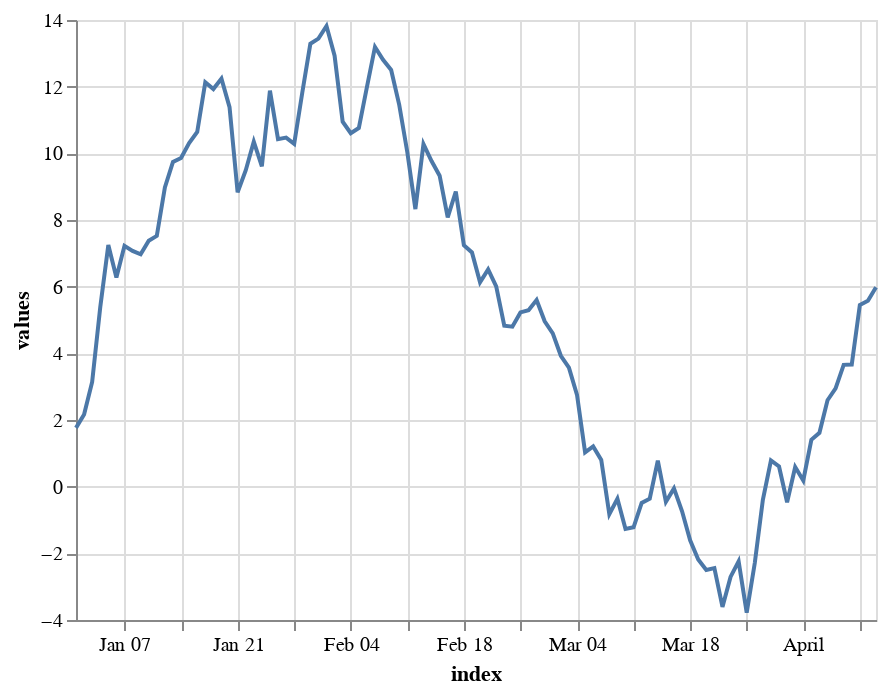

Source (notebook cell):
### Code cell
# including index data

rand = np.random.RandomState(0)

data = pd.DataFrame({'values':rand.randn(100).cumsum()},index=pd.date_range('2018',freq='D',
                                                                          periods=100))
data.head(5)

alt.Chart(data.reset_index()).mark_line().encode(x='index:T',y='values:Q')

### Figure 1 — Vega-Lite specification as saved in the notebook (floating-point values rounded to 4 significant figures)
{"config": {"view": {"continuousWidth": 400, "continuousHeight": 300}}, "data": {"name": "data-a958ef497049ed3fe85fd4835133ac35"}, "mark": "line", "encoding": {"x": {"field": "index", "type": "temporal"}, "y": {"field": "values", "type": "quantitative"}}, "$schema": "https://vega.github.io/schema/vega-lite/v4.17.0.json", "datasets": {"data-a958ef497049ed3fe85fd4835133ac35": [{"index": "2018-01-01T00:00:00", "values": 1.764}, {"index": "2018-01-02T00:00:00", "values": 2.164}, {"index": "2018-01-03T00:00:00", "values": 3.143}, {"index": "2018-01-04T00:00:00", "values": 5.384}, {"index": "2018-01-05T00:00:00", "values": 7.251}, {"index": "2018-01-06T00:00:00", "values": 6.274}, {"index": "2018-01-07T00:00:00", "values": 7.224}, {"index": "2018-01-08T00:00:00", "values": 7.073}, {"index": "2018-01-09T00:00:00", "values": 6.97}, {"index": "2018-01-10T00:00:00", "values": 7.38}, {"index": "2018-01-11T00:00:00", "values": 7.524}, {"index": "2018-01-12T00:00:00", "values": 8.979}, {"index": "2018-01-13T00:00:00", "values": 9.74}, {"index": "2018-01-14T00:00:00", "values": 9.861}, {"index": "2018-01-15T00:00:00", "values": 10.31}, {"index": "2018-01-16T00:00:00", "values": 10.64}, {"index": "2018-01-17T00:00:00", "values": 12.13}, {"index": "2018-01-18T00:00:00", "values": 11.93}, {"index": "2018-01-19T00:00:00", "values": 12.24}, {"index": "2018-01-20T00:00:00", "values": 11.39}, {"index": "2018-01-21T00:00:00", "values": 8.834}, {"index": "2018-01-22T00:00:00", "values": 9.487}, {"index": "2018-01-23T00:00:00", "values": 10.35}, {"index": "2018-01-24T00:00:00", "values": 9.61}, {"index": "2018-01-25T00:00:00", "values": 11.88}, {"index": "2018-01-26T00:00:00", "values": 10.42}, {"index": "2018-01-27T00:00:00", "values": 10.47}, {"index": "2018-01-28T00:00:00", "values": 10.28}, {"index": "2018-01-29T00:00:00", "values": 11.82}, {"index": "2018-01-30T00:00:00", "values": 13.29}, {"index": "2018-01-31T00:00:00", "values": 13.44}, {"index": "2018-02-01T00:00:00", "values": 13.82}, {"index": "2018-02-02T00:00:00", "values": 12.93}, {"index": "2018-02-03T00:00:00", "values": 10.95}, {"index": "2018-02-04T00:00:00", "values": 10.6}, {"index": "2018-02-05T00:00:00", "values": 10.76}, {"index": "2018-02-06T00:00:00", "values": 11.99}, {"index": "2018-02-07T00:00:00", "values": 13.19}, {"index": "2018-02-08T00:00:00", "values": 12.8}, {"index": "2018-02-09T00:00:00", "values": 12.5}, {"index": "2018-02-10T00:00:00", "values": 11.45}, {"index": "2018-02-11T00:00:00", "values": 10.03}, {"index": "2018-02-12T00:00:00", "values": 8.327}, {"index": "2018-02-13T00:00:00", "values": 10.28}, {"index": "2018-02-14T00:00:00", "values": 9.768}, {"index": "2018-02-15T00:00:00", "values": 9.33}, {"index": "2018-02-16T00:00:00", "values": 8.077}, {"index": "2018-02-17T00:00:00", "values": 8.855}, {"index": "2018-02-18T00:00:00", "values": 7.241}, {"index": "2018-02-19T00:00:00", "values": 7.028}, {"index": "2018-02-20T00:00:00", "values": 6.132}, {"index": "2018-02-21T00:00:00", "values": 6.519}, {"index": "2018-02-22T00:00:00", "values": 6.009}, {"index": "2018-02-23T00:00:00", "values": 4.828}, {"index": "2018-02-24T00:00:00", "values": 4.8}, {"index": "2018-02-25T00:00:00", "values": 5.228}, {"index": "2018-02-26T00:00:00", "values": 5.295}, {"index": "2018-02-27T00:00:00", "values": 5.597}, {"index": "2018-02-28T00:00:00", "values": 4.963}, {"index": "2018-03-01T00:00:00", "values": 4.6}, {"index": "2018-03-02T00:00:00", "values": 3.928}, {"index": "2018-03-03T00:00:00", "values": 3.568}, {"index": "2018-03-04T00:00:00", "values": 2.755}, {"index": "2018-03-05T00:00:00", "values": 1.029}, {"index": "2018-03-06T00:00:00", "values": 1.206}, {"index": "2018-03-07T00:00:00", "values": 0.8042}, {"index": "2018-03-08T00:00:00", "values": -0.826}, {"index": "2018-03-09T00:00:00", "values": -0.3632}, {"index": "2018-03-10T00:00:00", "values": -1.27}, {"index": "2018-03-11T00:00:00", "values": -1.219}, {"index": "2018-03-12T00:00:00", "values": -0.4894}, {"index": "2018-03-13T00:00:00", "values": -0.3605}, {"index": "2018-03-14T00:00:00", "values": 0.7789}, {"index": "2018-03-15T00:00:00", "values": -0.4559}, {"index": "2018-03-16T00:00:00", "values": -0.05354}, {"index": "2018-03-17T00:00:00", "values": -0.7383}, {"index": "2018-03-18T00:00:00", "values": -1.609}, {"index": "2018-03-19T00:00:00", "values": -2.188}, {"index": "2018-03-20T00:00:00", "values": -2.5}, {"index": "2018-03-21T00:00:00", "values": -2.443}, {"index": "2018-03-22T00:00:00", "values": -3.609}, {"index": "2018-03-23T00:00:00", "values": -2.708}, {"index": "2018-03-24T00:00:00", "values": -2.242}, {"index": "2018-03-25T00:00:00", "values": -3.778}, {"index": "2018-03-26T00:00:00", "values": -2.29}, {"index": "2018-03-27T00:00:00", "values": -0.3941}, {"index": "2018-03-28T00:00:00", "values": 0.7846}, {"index": "2018-03-29T00:00:00", "values": 0.6047}, {"index": "2018-03-30T00:00:00", "values": -0.466}, {"index": "2018-03-31T00:00:00", "values": 0.5884}, {"index": "2018-04-01T00:00:00", "values": 0.1852}, {"index": "2018-04-02T00:00:00", "values": 1.408}, {"index": "2018-04-03T00:00:00", "values": 1.616}, {"index": "2018-04-04T00:00:00", "values": 2.593}, {"index": "2018-04-05T00:00:00", "values": 2.949}, {"index": "2018-04-06T00:00:00", "values": 3.656}, {"index": "2018-04-07T00:00:00", "values": 3.666}, {"index": "2018-04-08T00:00:00", "values": 5.452}, {"index": "2018-04-09T00:00:00", "values": 5.579}, {"index": "2018-04-10T00:00:00", "values": 5.981}]}}
